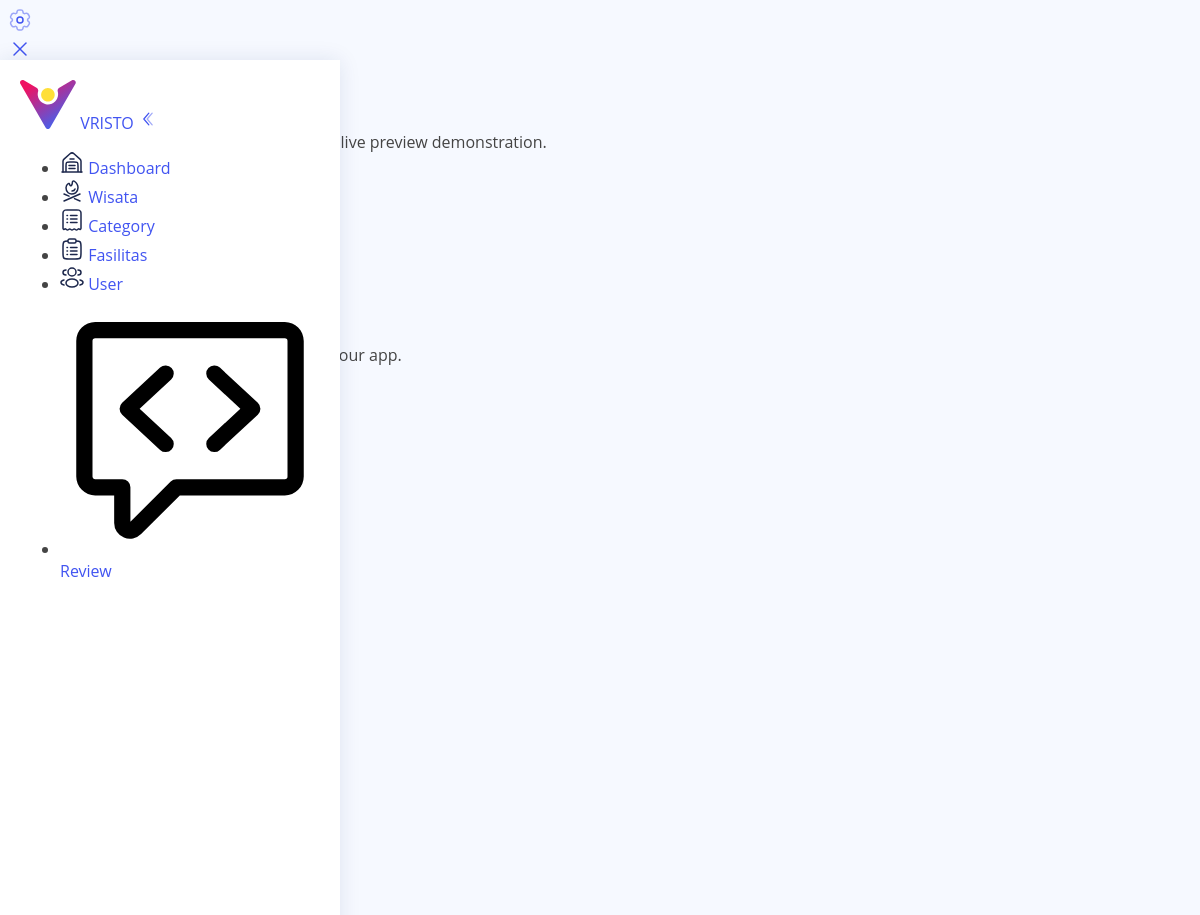
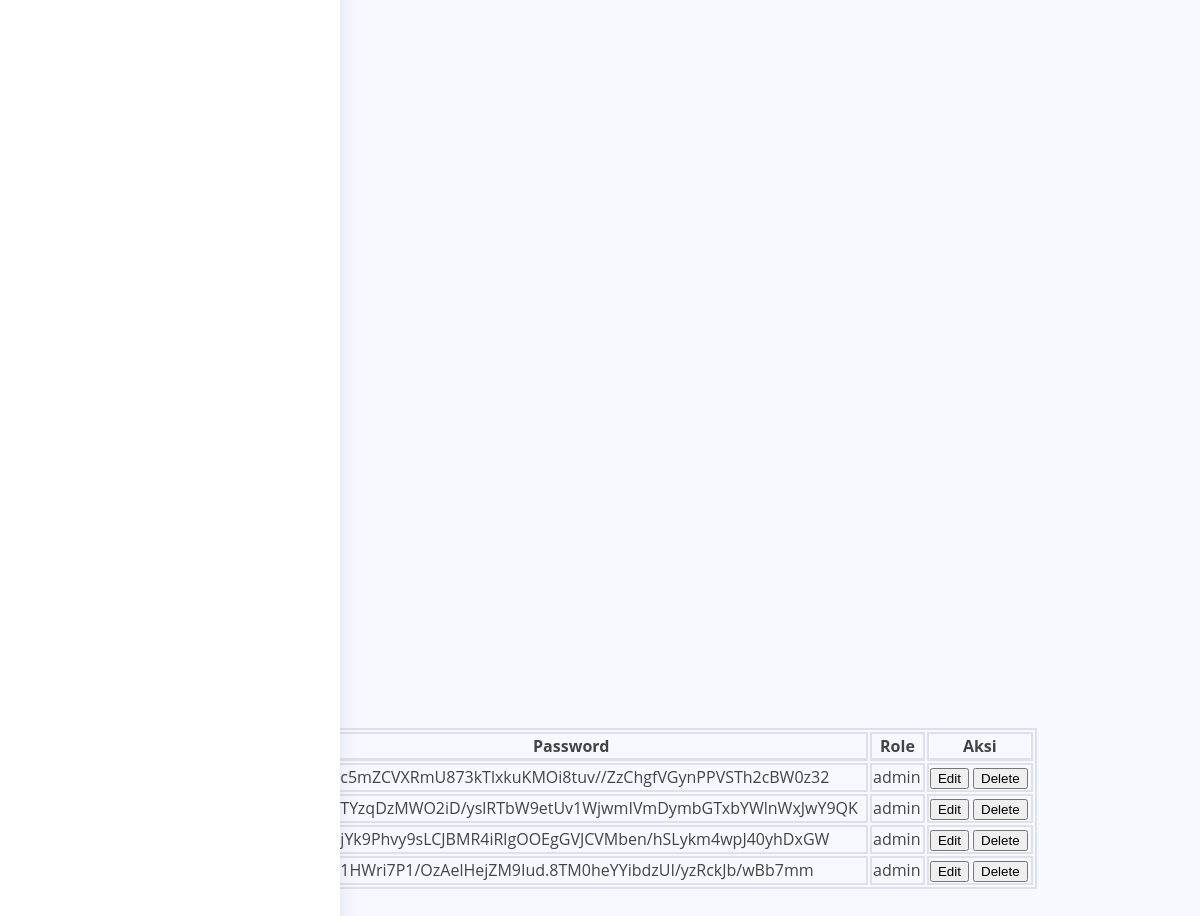
Page /backup/admin/user.php (signed in) on the committed database (2 pictures, top to bottom).
### tables this page shows
CREATE TABLE `user` (
  `id` int(11) NOT NULL,
  `username` varchar(50) NOT NULL,
  `password` varchar(255) NOT NULL,
  `role` enum('admin','user') NOT NULL,
  `last_registered` datetime DEFAULT current_timestamp(),
  `img` varchar(255) DEFAULT 'default.jpg',
  `location` varchar(255) DEFAULT NULL,
  `last_activity` datetime DEFAULT current_timestamp() ON UPDATE current_timestamp()
);

### backup/admin/user.php (the view, shortened to what the rows shown need)
<?php
include "proses-user.php";
?>
<!DOCTYPE html>
<html lang="en">
<head>
    <link rel="stylesheet" type="text/css" media="screen" href="assets/css/perfect-scrollbar.min.css" />
    <link rel="stylesheet" href="assets/css/highlight.min.css" />
    <link rel="stylesheet" type="text/css" media="screen" href="assets/css/style.css" />
    <link defer rel="stylesheet" type="text/css" media="screen" href="assets/css/animate.css" />
</head>
<body x-data="main" class="relative overflow-x-hidden font-nunito text-sm font-normal antialiased" :class="[ $store.app.sidebar ? 'toggle-sidebar' : '', $store.app.theme, $store.app.menu, $store.app.layout,$store.app.rtlClass]">
    <div class="main-container min-h-screen text-black dark:text-white-dark" :class="[$store.app.navbar]">
        <div class="main-content">
            <div class="animate__animated p-6" :class="[$store.app.animation]">
                <div x-data="modal" class="mb-5">
                    <div x-data="striped">
                        <div class="panel mt-3">
                            <table id="tableAll" class="table-striped table-hover table-bordered table-compact">
                                <thead>
                                    <tr>
                                        <th>No</th>
                                        <th>Username</th>
                                        <th>Password</th>
                                        <th>Role</th>
                                        <th>Aksi</th>
                                    </tr>
                                </thead>
                                <tbody>
                                    <?php
                                    $datauser = mysqli_query($conn, "SELECT * FROM user");
                                    $i = 1;
                                    while ($ambildata = mysqli_fetch_array($datauser)) {
                                        $user = $ambildata['username'];
                                        $password = $ambildata['password'];
                                        $role = $ambildata['role'];
                                        $aksi = $ambildata['id'];
                                    ?>
                                        <tr>
                                            <td style="width: 10px"><?= $i++; ?></td>
                                            <td><?= $user; ?></td>
                                            <td><?= $password; ?></td>
                                            <td><?= $role; ?></td>
                                            <td class="flex flex-wrap gap-2">
                                                <button type="button" class="btn btn-warning btn-sm" x-on:click="open = <?= $aksi; ?>">Edit</button>
                                                <button type="button" class="btn btn-danger btn-sm" onclick="deleteItem(<?= $aksi; ?>)">Delete</button>
                                            </td>
                                        </tr>
                                    <?php
                                    };
                                    ?>
                                </tbody>
                            </table>
                        </div>
                    </div>
                </div>
            </div>
        </div>
    </div>
</body>
</html>

### rows in the picture
user: password "$2y$10$c5mZCVXRmU873kTlxkuKMOi8tuv//ZzChgfVGynPPVSTh2cBW0z32", role "admin"
user: password "$2y$10$TYzqDzMWO2iD/yslRTbW9etUv1WjwmIVmDymbGTxbYWlnWxJwY9QK", role "admin"
user: password "$2y$10$jYk9Phvy9sLCJBMR4iRlgOOEgGVJCVMben/hSLykm4wpJ40yhDxGW", role "admin"
user: password "$2y$10$1HWri7P1/OzAelHejZM9Iud.8TM0heYYibdzUI/yzRckJb/wBb7mm", role "admin"
